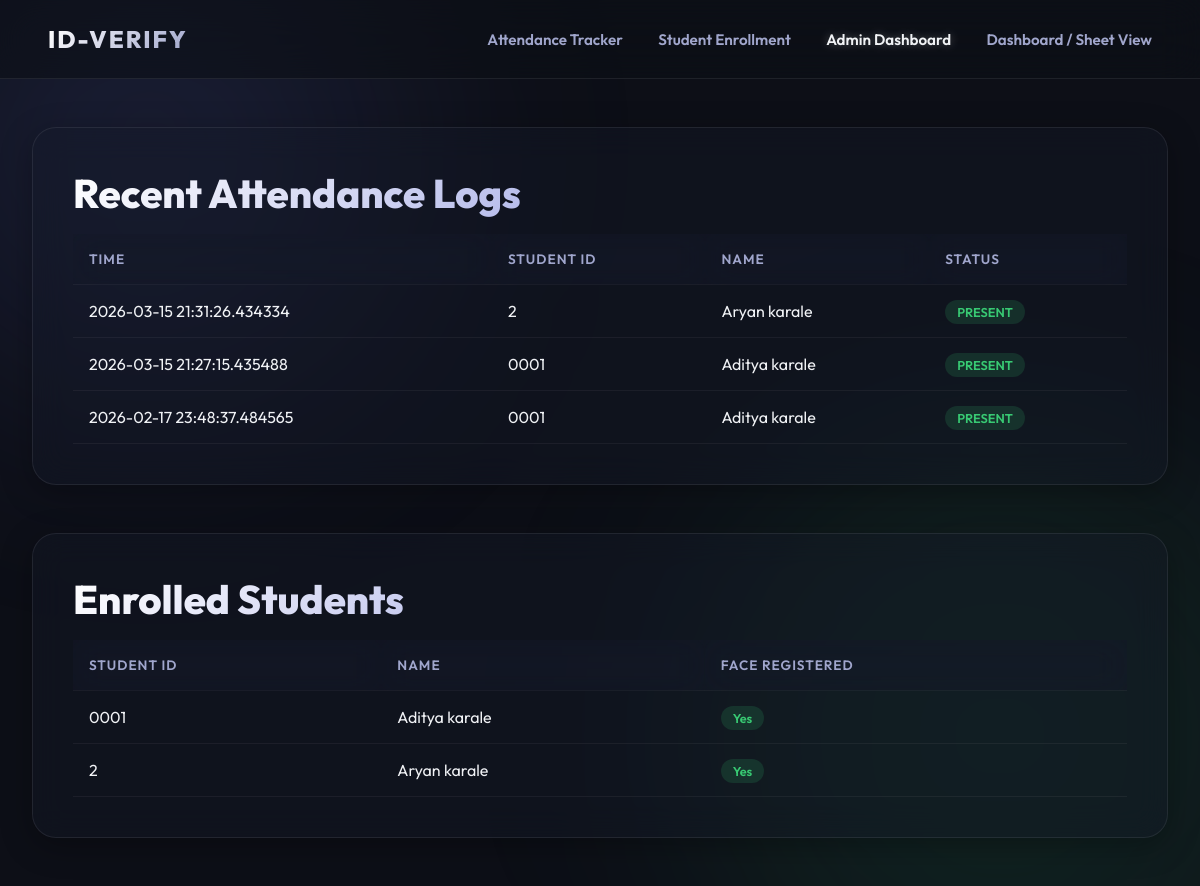
The page /admin on the database as committed earlier.
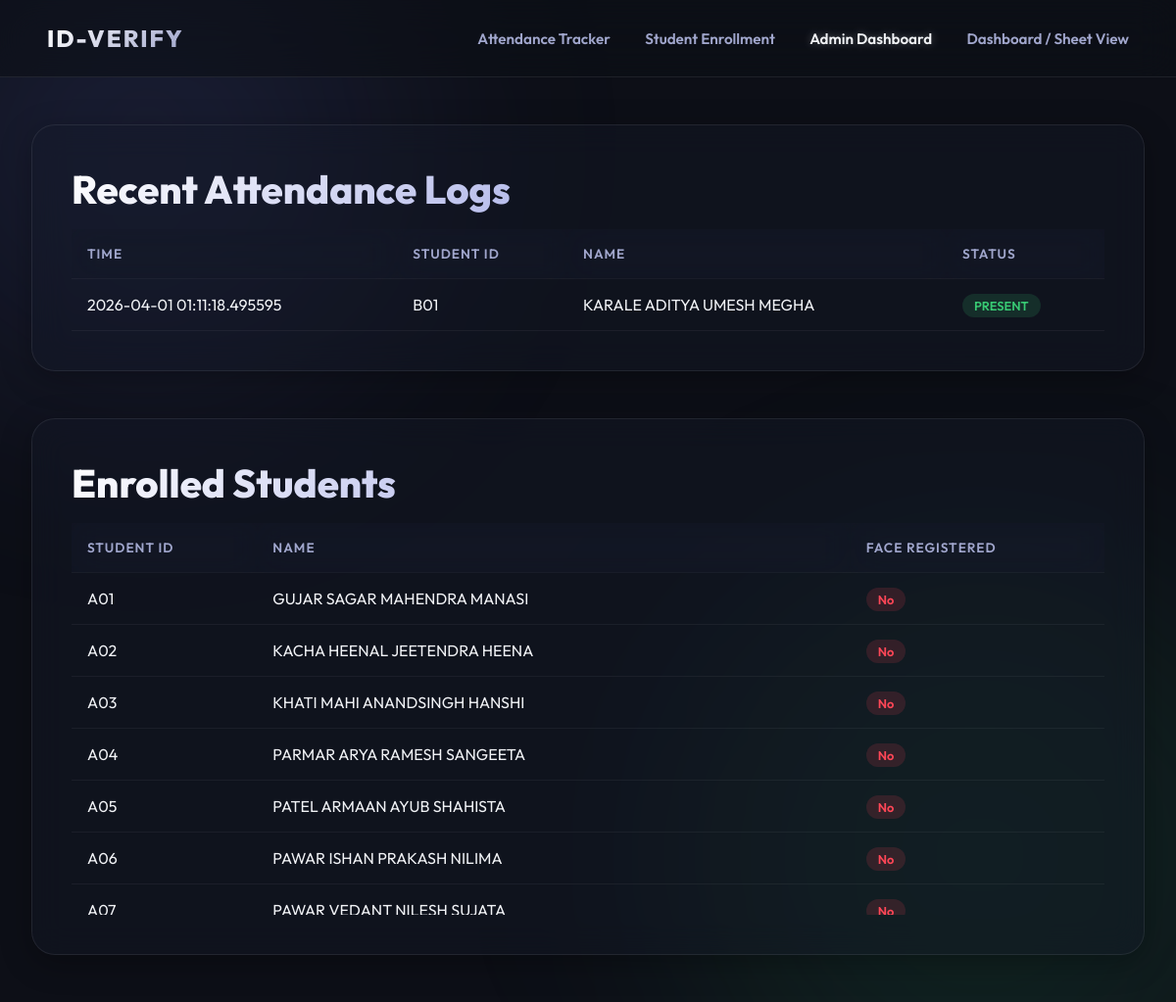
The same page on the database as committed later.
### tables this page shows
CREATE TABLE attendance_logs (
        id INTEGER PRIMARY KEY AUTOINCREMENT,
        student_id TEXT NOT NULL,
        timestamp DATETIME DEFAULT CURRENT_TIMESTAMP,
        status TEXT DEFAULT 'PRESENT',
        FOREIGN KEY(student_id) REFERENCES students(student_id)
    );

CREATE TABLE students (
        id INTEGER PRIMARY KEY AUTOINCREMENT,
        student_id TEXT UNIQUE NOT NULL,
        name TEXT NOT NULL,
        encoding BLOB,
        created_at TIMESTAMP DEFAULT CURRENT_TIMESTAMP
    );

### app.py (the view)
@app.route('/admin')
def admin():
    conn = get_db_connection()
    c = conn.cursor()
    c.execute("""
        SELECT student_id, name,
               CASE WHEN encoding IS NOT NULL THEN 1 ELSE 0 END as is_registered
        FROM students
        ORDER BY student_id
    """)
    students = c.fetchall()
    c.execute("""
        SELECT a.timestamp, s.student_id, s.name, a.status
        FROM attendance_logs a
        JOIN students s ON a.student_id = s.student_id
        ORDER BY a.timestamp DESC
        LIMIT 200
    """)
    logs = c.fetchall()
    conn.close()
    return render_template('admin.html', students=students, logs=logs)

### app.py (called while the page is built)
def get_db_connection():
    conn = sqlite3.connect('attendance.db')
    conn.row_factory = sqlite3.Row
    return conn

### templates/admin.html
{% extends "base.html" %}
{% block content %}
<div class="admin-container">
    <div class="glass-panel">
        <h2 class="gradient-text">Recent Attendance Logs</h2>
        <div class="table-container">
            <table>
                <thead>
                    <tr>
                        <th>Time</th>
                        <th>Student ID</th>
                        <th>Name</th>
                        <th>Status</th>
                    </tr>
                </thead>
                <tbody>
                    {% for log in logs %}
                    <tr>
                        <td>{{ log.timestamp }}</td>
                        <td>{{ log.student_id }}</td>
                        <td>{{ log.name }}</td>
                        <td><span class="status-pill pill-success">{{ log.status }}</span></td>
                    </tr>
                    {% else %}
                    <tr>
                        <td colspan="4" style="text-align:center; color: var(--text-secondary);">No attendance logs
                            found.</td>
                    </tr>
                    {% endfor %}
                </tbody>
            </table>
        </div>
    </div>
    <div class="glass-panel">
        <h2 class="gradient-text">Enrolled Students</h2>
        <div class="table-container">
            <table>
                <thead>
                    <tr>
                        <th>Student ID</th>
                        <th>Name</th>
                        <th>Face Registered</th>
                    </tr>
                </thead>
                <tbody>
                    {% for student in students %}
                    <tr>
                        <td>{{ student.student_id }}</td>
                        <td>{{ student.name }}</td>
                        <td>
                            {% if student.is_registered %}
                            <span class="status-pill pill-success">Yes</span>
                            {% else %}
                            <span class="status-pill pill-danger">No</span>
                            {% endif %}
                        </td>
                    </tr>
                    {% endfor %}
                </tbody>
            </table>
        </div>
    </div>
</div>
{% endblock %}

### templates/base.html (shortened to what this page needs)
<!DOCTYPE html>
<html lang="en">
<head>
    <link rel="stylesheet" href="{{ url_for('static', filename='css/style.css') }}">
</head>
<body>
    <div class="app-container">
        <nav class="glass-nav">
            <div class="nav-logo">ID-Verify</div>
            <div class="nav-links">
                <a href="/" class="{{ 'active' if request.path == '/' else '' }}">Attendance Tracker</a>
                <a href="/enroll_view" class="{{ 'active' if request.path == '/enroll_view' else '' }}">Student Enrollment</a>
                <a href="/admin" class="{{ 'active' if request.path == '/admin' else '' }}">Admin Dashboard</a>
                <a href="/dashboard" class="{{ 'active' if request.path == '/dashboard' else '' }}">Dashboard / Sheet View</a>
            </div>
        </nav>
        <main class="content-wrapper">
            {% block content %}{% endblock %}
        </main>
        <div class="ambient-glow glow-1"></div>
        <div class="ambient-glow glow-2"></div>
    </div>
</body>
</html>

### static/css/style.css (style rules this page uses)
:root { --bg-color: #0d0f17; --glass-bg: rgba(20, 25, 40, 0.4); --glass-border: rgba(255, 255, 255, 0.08); --text-primary: #f0f2f5; --text-secondary: #a0a6cc; --accent: #5e6ad2; --accent-glow: rgba(94, 106, 210, 0.5); --success: #38c973; --danger: #ff4757; }
* { box-sizing: border-box; margin: 0; padding: 0; }
body { font-family: 'Outfit', sans-serif; background-color: var(--bg-color); color: var(--text-primary); min-height: 100vh; overflow-x: hidden; }
.ambient-glow { position: fixed; border-radius: 50%; filter: blur(120px); z-index: -1; pointer-events: none; }
.glow-1 { width: 500px; height: 500px; background: rgba(94, 106, 210, 0.15); top: -100px; left: -100px; }
.glow-2 { width: 600px; height: 600px; background: rgba(56, 201, 115, 0.1); bottom: -150px; right: -100px; }
.glass-nav { display: flex; justify-content: space-between; align-items: center; padding: 1.5rem 3rem; background: rgba(13, 15, 23, 0.6); backdrop-filter: blur(20px); border-bottom: 1px solid var(--glass-border); position: sticky; top: 0; z-index: 100; }
.nav-logo { font-size: 1.5rem; font-weight: 800; letter-spacing: 2px; text-transform: uppercase; background: linear-gradient(135deg, #fff, #a0a6cc); -webkit-background-clip: text; background-clip: text; -webkit-text-fill-color: transparent; }
.nav-links a { color: var(--text-secondary); text-decoration: none; margin-left: 2rem; font-weight: 600; font-size: 0.95rem; transition: all 0.3s ease; }
.nav-links a:hover, .nav-links a.active { color: var(--text-primary); text-shadow: 0 0 10px rgba(255, 255, 255, 0.3); }
.content-wrapper { max-width: 1400px; margin: 3rem auto; padding: 0 2rem; }
.glass-panel { background: var(--glass-bg); border: 1px solid var(--glass-border); border-radius: 24px; padding: 2.5rem; backdrop-filter: blur(16px); box-shadow: 0 8px 32px rgba(0, 0, 0, 0.3); }
.gradient-text { font-size: 2.5rem; font-weight: 800; background: linear-gradient(135deg, #fff, #5e6ad2); -webkit-background-clip: text; background-clip: text; -webkit-text-fill-color: transparent; margin-bottom: 0.5rem; }
.admin-container { display: grid; grid-template-columns: 1fr; gap: 3rem; }
.table-container { overflow-x: auto; margin-top: 1rem; max-height: 400px; overflow-y: auto; }
table { width: 100%; border-collapse: collapse; text-align: left; }
th, td { padding: 1rem; border-bottom: 1px solid rgba(255,255,255,0.05); }
th { color: var(--text-secondary); font-weight: 600; text-transform: uppercase; font-size: 0.85rem; letter-spacing: 1px; position: sticky; top: 0; background: var(--glass-bg); backdrop-filter: blur(16px); }
.status-pill { padding: 0.25rem 0.75rem; border-radius: 20px; font-size: 0.8rem; font-weight: 600; }
.pill-success { background: rgba(56, 201, 115, 0.15); color: var(--success); }
.pill-danger { background: rgba(255, 71, 87, 0.15); color: var(--danger); }

Rows that differ between the two databases and show on the page:
removed attendance_logs: timestamp "2026-03-15 21:31:26.434334", student_id "2", name "Aryan karale", status "PRESENT"
removed attendance_logs: timestamp "2026-03-15 21:27:15.435488", student_id "0001", name "Aditya karale", status "PRESENT"
removed students: student_id "2", name "Aryan karale", shows "Yes"
changed attendance_logs "PRESENT": timestamp "2026-02-17 23:48:37.484565" → "2026-04-01 01:11:18.495595"; student_id "0001" → "B01"; name "Aditya karale" → "KARALE ADITYA UMESH MEGHA"
changed students: student_id "0001" → "A01"; name "Aditya karale" → "GUJAR SAGAR MAHENDRA MANASI"; text "Yes" → "No"
added students: student_id "A02", name "KACHA HEENAL JEETENDRA HEENA", shows "No"
added students: student_id "A03", name "KHATI MAHI ANANDSINGH HANSHI", shows "No"
added students: student_id "A04", name "PARMAR ARYA RAMESH SANGEETA", shows "No"
added students: student_id "A05", name "PATEL ARMAAN AYUB SHAHISTA", shows "No"
added students: student_id "A06", name "PAWAR ISHAN PRAKASH NILIMA", shows "No"
added students: student_id "A07", name "PAWAR VEDANT NILESH SUJATA", shows "No"
